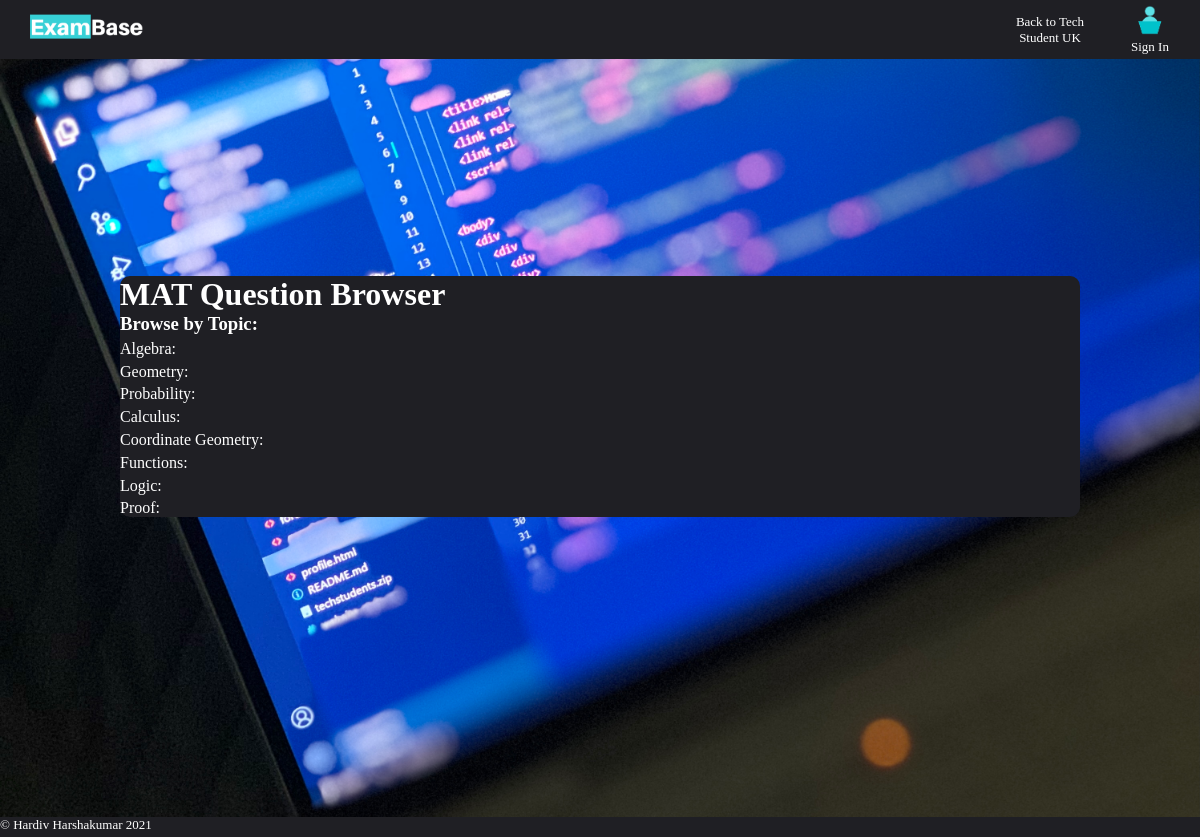
The app's page /exambase/MAT/ with its own data.
### exambase/models.py (models this page shows)
class Topic(models.Model):
    topic = models.CharField(max_length=200)
    def __str__(self):
        return self.topic

### exambase/views.py (the view)
# urls.py: path('<str:exam_name>/', views.exam_question_browser_view, name="exam_q_browser"),
def exam_question_browser_view(request, exam_name):
    topics = Topic.objects.all()
    exam_name = exam_name.upper()
    papers = Exam.objects.filter(paper_name=exam_name)
    questions = []
    for paper in papers:
        questions = list(chain(questions, Question.objects.filter(exam=paper)))
    context = {
        'topic_objs': topics,
        'question_objs': questions,
        'exam_name': exam_name
    }
    return render(request, 'exambase/exam_question_browser.html', context)

### exambase/templates/exambase/exam_question_browser.html (shortened to what this page needs)
{% extends 'exambase/base_browse.html' %}
{% block content %}
    <div id="browser">
        <h1>{{ exam_name }} Question Browser</h1>
        <h3>Browse by Topic:</h3>
        <ul>
            {% for t_obj in topic_objs %}
                <li style="list-style-type: none; padding-top: 0.5%">
                    {{ t_obj }}:
                </li>
            {% endfor %}
        </ul>
    </div>
{% endblock %}

### exambase/static/exambase/style.css (style rules this page uses)
* { margin: 0; padding: 0; box-sizing: border-box; }
body { background-image: url("images/background.jpg"); background-size: cover; background-position: center; background-attachment: fixed; margin: 0; padding: 0; height: auto; }
#browser { background-color: #1f1f24; color: #ffffff; border-radius: 10px; height: auto; width: 80%; vertical-align: center; horiz-align: center; list-style: none; margin: 5%; }

### records on screen
Topic: topic "Algebra"
Topic: topic "Geometry"
Topic: topic "Probability"
Topic: topic "Calculus"
Topic: topic "Coordinate Geometry"
Topic: topic "Functions"
Topic: topic "Logic"
Topic: topic "Proof"

### other values on screen
{{ exam_name }} "MAT"
